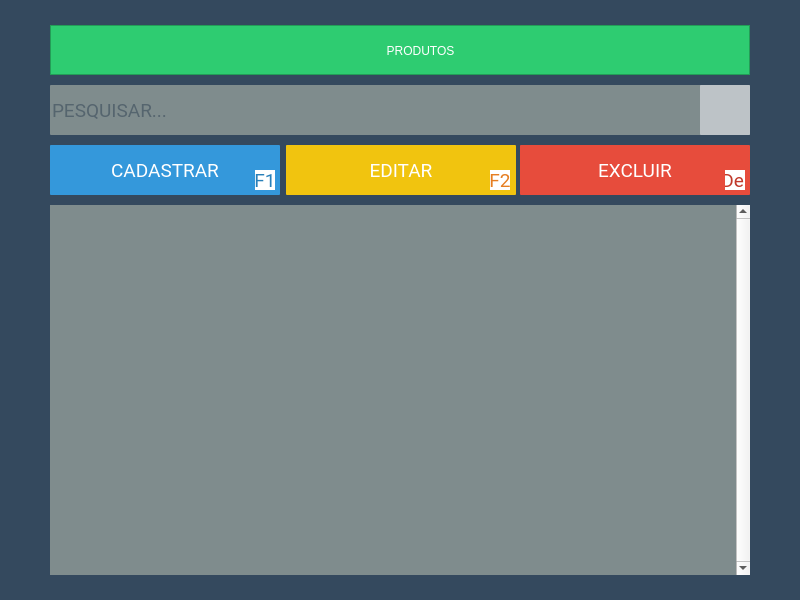
<?xml version="1.0" encoding="UTF-8"?>
<ui version="4.0">
 <class>cadastro_produtos_1</class>
 <widget class="QDialog" name="cadastro_produtos_1">
  <property name="geometry">
   <rect>
    <x>0</x>
    <y>0</y>
    <width>800</width>
    <height>600</height>
   </rect>
  </property>
  <property name="minimumSize">
   <size>
    <width>800</width>
    <height>600</height>
   </size>
  </property>
  <property name="maximumSize">
   <size>
    <width>800</width>
    <height>600</height>
   </size>
  </property>
  <property name="font">
   <font>
    <family>Roboto</family>
    <pointsize>14</pointsize>
    <weight>50</weight>
    <italic>false</italic>
    <bold>false</bold>
   </font>
  </property>
  <property name="windowTitle">
   <string>Wefix Store™</string>
  </property>
  <property name="windowIcon">
   <iconset resource="imgs.qrc">
    <normaloff>:/Imgs/UI/PNG/icon.png</normaloff>:/Imgs/UI/PNG/icon.png</iconset>
  </property>
  <property name="styleSheet">
   <string notr="true">#cadastro_produtos_1{
background-color: rgb(52, 73, 94);
color: rgb(255, 255, 255);
font: 14pt &quot;Roboto&quot;;
}


.QMessageBox
{
	background-color: rgb(52, 73, 94);
	text-color: rgb(255, 255, 255);
	font: 12pt &quot;Roboto&quot;;
}

.QLabel
{	
	color: rgb(255, 255, 255);
}

.QPushButton
{
	
	background-color: rgb(52, 152, 219);
	border-radius:1px;
	color: rgb(255, 255, 255);
	font: 14pt &quot;Roboto&quot;;
	width: 50px;
	height: 30px;
}

.QPushButton:hover
{
	background-color: rgb(41, 128, 185);
}


.QLineEdit{
	border-radius: 1px;
	background-color:rgb(127, 140, 141);
	color: rgb(44, 62, 80);
	font: 14pt &quot;Roboto&quot;;
}

.QLineEdit:focus{
background-color:#bdc3c7;
text-color:#2c3e50;
}</string>
  </property>
  <widget class="QFrame" name="frame">
   <property name="geometry">
    <rect>
     <x>50</x>
     <y>25</y>
     <width>700</width>
     <height>50</height>
    </rect>
   </property>
   <property name="styleSheet">
    <string notr="true">background-color: rgb(46, 204, 113);</string>
   </property>
   <property name="frameShape">
    <enum>QFrame::StyledPanel</enum>
   </property>
   <property name="frameShadow">
    <enum>QFrame::Raised</enum>
   </property>
   <widget class="QLabel" name="label_2">
    <property name="geometry">
     <rect>
      <x>260</x>
      <y>15</y>
      <width>221</width>
      <height>21</height>
     </rect>
    </property>
    <property name="styleSheet">
     <string notr="true">font: 18pt &quot;Roboto&quot;;</string>
    </property>
    <property name="text">
     <string>PRODUTOS</string>
    </property>
    <property name="alignment">
     <set>Qt::AlignCenter</set>
    </property>
   </widget>
   <widget class="QLabel" name="label_5">
    <property name="geometry">
     <rect>
      <x>280</x>
      <y>15</y>
      <width>20</width>
      <height>20</height>
     </rect>
    </property>
    <property name="styleSheet">
     <string notr="true">background-color:transparent;
background-image: url(:/Imgs/UI/Icones/Produtos/produtos.png);</string>
    </property>
    <property name="text">
     <string/>
    </property>
    <property name="textFormat">
     <enum>Qt::PlainText</enum>
    </property>
    <property name="alignment">
     <set>Qt::AlignHCenter|Qt::AlignTop</set>
    </property>
   </widget>
   <widget class="QPushButton" name="btn_voltar">
    <property name="geometry">
     <rect>
      <x>10</x>
      <y>10</y>
      <width>120</width>
      <height>31</height>
     </rect>
    </property>
    <property name="cursor">
     <cursorShape>PointingHandCursor</cursorShape>
    </property>
    <property name="styleSheet">
     <string notr="true">#btn_voltar
{
	background: transparent;
	border-radius:1px;
}

#btn_voltar:hover
{
	
	background-color: rgb(39, 174, 96);
}</string>
    </property>
    <property name="text">
     <string/>
    </property>
    <property name="icon">
     <iconset resource="imgs.qrc">
      <normaloff>:/Imgs/UI/PNG/Store/voltar.png</normaloff>:/Imgs/UI/PNG/Store/voltar.png</iconset>
    </property>
    <property name="iconSize">
     <size>
      <width>100</width>
      <height>25</height>
     </size>
    </property>
   </widget>
  </widget>
  <widget class="QLineEdit" name="le_pesquisar">
   <property name="geometry">
    <rect>
     <x>50</x>
     <y>85</y>
     <width>700</width>
     <height>50</height>
    </rect>
   </property>
   <property name="styleSheet">
    <string notr="true">#le_pesquisar{
background-color:#7f8c8d;
border:none;
color:2c3e50;
}
#le_pesquisar:focus{
background-color:#bdc3c7;
color:2c3e50;
}</string>
   </property>
   <property name="placeholderText">
    <string>PESQUISAR...</string>
   </property>
  </widget>
  <widget class="QPushButton" name="btn_pesquisar">
   <property name="geometry">
    <rect>
     <x>700</x>
     <y>85</y>
     <width>50</width>
     <height>50</height>
    </rect>
   </property>
   <property name="styleSheet">
    <string notr="true">#btn_pesquisar
{
	background-color: rgb(189, 195, 199);
	border-radius:1px;
}

#btn_pesquisar:hover
{
	background-color: rgb(149, 165, 166);
}</string>
   </property>
   <property name="text">
    <string/>
   </property>
   <property name="icon">
    <iconset resource="imgs.qrc">
     <normaloff>:/Imgs/UI/Icones/Store/lupa_2.png</normaloff>:/Imgs/UI/Icones/Store/lupa_2.png</iconset>
   </property>
   <property name="iconSize">
    <size>
     <width>25</width>
     <height>25</height>
    </size>
   </property>
   <property name="shortcut">
    <string>Return</string>
   </property>
  </widget>
  <widget class="QPushButton" name="btn_cadastrar">
   <property name="geometry">
    <rect>
     <x>50</x>
     <y>145</y>
     <width>230</width>
     <height>50</height>
    </rect>
   </property>
   <property name="cursor">
    <cursorShape>PointingHandCursor</cursorShape>
   </property>
   <property name="styleSheet">
    <string notr="true">#btn_cadastrar
{
	background:#3498db;
	border-radius:1px;
}

#btn_cadastrar:hover
{
	background:#2980b9;
}</string>
   </property>
   <property name="text">
    <string>CADASTRAR</string>
   </property>
   <property name="iconSize">
    <size>
     <width>20</width>
     <height>20</height>
    </size>
   </property>
   <property name="shortcut">
    <string>F1</string>
   </property>
  </widget>
  <widget class="QLabel" name="label">
   <property name="geometry">
    <rect>
     <x>60</x>
     <y>160</y>
     <width>27</width>
     <height>22</height>
    </rect>
   </property>
   <property name="styleSheet">
    <string notr="true">background-color:transparent;
background-image: url(:/Imgs/UI/Icones/Produtos/cadastrar.png);</string>
   </property>
   <property name="text">
    <string/>
   </property>
  </widget>
  <widget class="QPushButton" name="btn_editar">
   <property name="geometry">
    <rect>
     <x>286</x>
     <y>145</y>
     <width>230</width>
     <height>50</height>
    </rect>
   </property>
   <property name="cursor">
    <cursorShape>PointingHandCursor</cursorShape>
   </property>
   <property name="styleSheet">
    <string notr="true">#btn_editar
{
	border-radius:1px;
	background-color: rgb(241, 196, 15);
}

#btn_editar:hover
{
		background-color: rgb(230, 126, 34);	
}</string>
   </property>
   <property name="text">
    <string>EDITAR</string>
   </property>
   <property name="iconSize">
    <size>
     <width>20</width>
     <height>20</height>
    </size>
   </property>
   <property name="shortcut">
    <string>F2</string>
   </property>
  </widget>
  <widget class="QPushButton" name="btn_excluir">
   <property name="geometry">
    <rect>
     <x>520</x>
     <y>145</y>
     <width>230</width>
     <height>50</height>
    </rect>
   </property>
   <property name="cursor">
    <cursorShape>PointingHandCursor</cursorShape>
   </property>
   <property name="styleSheet">
    <string notr="true">#btn_excluir
{
	border-radius:1px;
	background-color: rgb(231, 76, 60);	
}

#btn_excluir:hover
{
	background-color: rgb(192, 57, 43);
}</string>
   </property>
   <property name="text">
    <string>EXCLUIR</string>
   </property>
   <property name="iconSize">
    <size>
     <width>20</width>
     <height>20</height>
    </size>
   </property>
   <property name="shortcut">
    <string>Del</string>
   </property>
  </widget>
  <widget class="QLabel" name="label_3">
   <property name="geometry">
    <rect>
     <x>295</x>
     <y>158</y>
     <width>27</width>
     <height>25</height>
    </rect>
   </property>
   <property name="styleSheet">
    <string notr="true">background-color:transparent;
background-image: url(:/Imgs/UI/Icones/Produtos/editar.png);</string>
   </property>
   <property name="text">
    <string/>
   </property>
  </widget>
  <widget class="QLabel" name="label_4">
   <property name="geometry">
    <rect>
     <x>530</x>
     <y>160</y>
     <width>20</width>
     <height>22</height>
    </rect>
   </property>
   <property name="styleSheet">
    <string notr="true">background-color:transparent;
background-image: url(:/Imgs/UI/Icones/Produtos/excluir.png);</string>
   </property>
   <property name="text">
    <string/>
   </property>
  </widget>
  <widget class="QLabel" name="label_6">
   <property name="geometry">
    <rect>
     <x>255</x>
     <y>170</y>
     <width>20</width>
     <height>20</height>
    </rect>
   </property>
   <property name="styleSheet">
    <string notr="true">background:#FFF;
color: rgb(41, 128, 185);
font: 10pt &quot;Roboto&quot;;</string>
   </property>
   <property name="text">
    <string>F1</string>
   </property>
   <property name="alignment">
    <set>Qt::AlignCenter</set>
   </property>
  </widget>
  <widget class="QLabel" name="label_7">
   <property name="geometry">
    <rect>
     <x>490</x>
     <y>170</y>
     <width>20</width>
     <height>20</height>
    </rect>
   </property>
   <property name="styleSheet">
    <string notr="true">background:#FFF;
color: rgb(230, 126, 34);
font: 10pt &quot;Roboto&quot;;</string>
   </property>
   <property name="text">
    <string>F2</string>
   </property>
   <property name="alignment">
    <set>Qt::AlignCenter</set>
   </property>
  </widget>
  <widget class="QLabel" name="label_8">
   <property name="geometry">
    <rect>
     <x>725</x>
     <y>170</y>
     <width>20</width>
     <height>20</height>
    </rect>
   </property>
   <property name="styleSheet">
    <string notr="true">background:#FFF;
color: rgb(192, 57, 43);
font: 10pt &quot;Roboto&quot;;</string>
   </property>
   <property name="text">
    <string>Del</string>
   </property>
   <property name="alignment">
    <set>Qt::AlignCenter</set>
   </property>
  </widget>
  <widget class="QTableWidget" name="tw_produtos">
   <property name="geometry">
    <rect>
     <x>50</x>
     <y>205</y>
     <width>700</width>
     <height>370</height>
    </rect>
   </property>
   <property name="styleSheet">
    <string notr="true">QHeaderView::section {   
	color: rgb(255, 255, 255);
	background-color: rgb(41, 128, 185);
	border:solid;
	border-bottom-color: rgb(44, 62, 80);
}

QTableWidget { 
	background-color: rgb(41, 128, 185);
  	border-style: none;
}

QTableWidget QTableCornerButton::section {
	background-color: rgb(41, 128, 185);
}

#tw_produtos{
	background-color: rgb(127, 140, 141);
	alternate-background-color: rgb(189, 195, 199);
	color: rgb(52, 73, 94);
	border:none;
	border-style:none;
	font: 12pt &quot;Roboto&quot;;
}</string>
   </property>
   <property name="verticalScrollBarPolicy">
    <enum>Qt::ScrollBarAlwaysOn</enum>
   </property>
   <property name="horizontalScrollBarPolicy">
    <enum>Qt::ScrollBarAlwaysOff</enum>
   </property>
  </widget>
 </widget>
 <tabstops>
  <tabstop>le_pesquisar</tabstop>
  <tabstop>btn_pesquisar</tabstop>
  <tabstop>tw_produtos</tabstop>
  <tabstop>btn_cadastrar</tabstop>
  <tabstop>btn_editar</tabstop>
  <tabstop>btn_excluir</tabstop>
  <tabstop>btn_voltar</tabstop>
 </tabstops>
 <resources>
  <include location="imgs.qrc"/>
 </resources>
 <connections/>
</ui>
